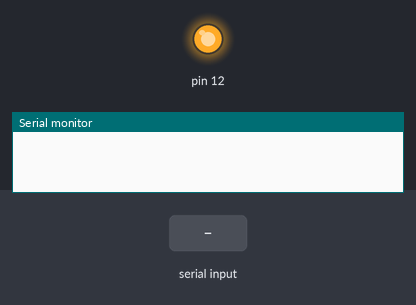
A sketch run on a simulated Arduino Uno, built with avr-gcc and run on an emulated ATmega328P. Parts: output pins drawn as LEDs (lit = HIGH), the last lines printed to the serial monitor. The inputs (shaded band) are chosen by the test bench.

Above: at 1.2 s.
1.3 s: "b" received over Serial
At 2.0 s:
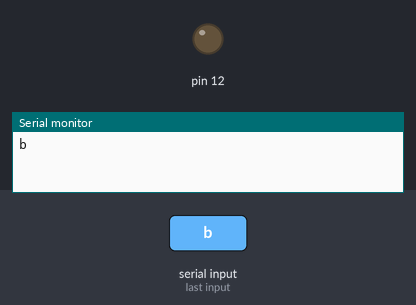
2.8 s: "a" received over Serial
At 3.1 s:
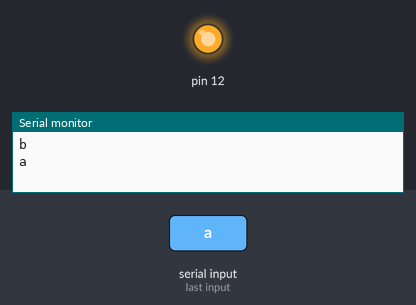
Timing chart, 0 to 5.8 s (numbered marks = the images above; inputs shaded):
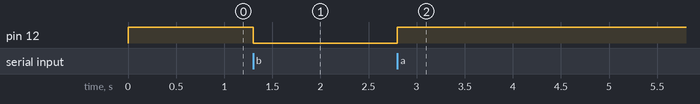

The sketch:

LightControlviaWiFi.ino
```cpp
/*
Arduino Light Control using Serial Commands
Created May 27, 2015
Hammad Tariq, Incubator (Pakistan)

It's a simple sketch which waits for a character on serial
and in case of a desirable character, it turns an LED on/off.

Possible string values:
a (to turn the LED of)
b (tor turn the LED on)
*/

char junk;
String inputString="";


void setup()                    // run once, when the sketch starts
{
 Serial.begin(115200);
 pinMode(12, OUTPUT);
 digitalWrite(12, HIGH);
}

void loop()
{
  if(Serial.available()){
  while(Serial.available())
    {
      char inChar = (char)Serial.read(); //read the input from serial
      inputString += inChar;
    }
    Serial.println(inputString);
    while (Serial.available() > 0)
    { junk = Serial.read() ; }      // clear the buffer
    if(inputString == "a"){     // in case of 'a', turn the LED off
      digitalWrite(12, HIGH);
    }else if(inputString == "b"){ // in case of 'b', turn the LED on
      digitalWrite(12, LOW);
    }
    inputString = "";
  }
}
```

Measured:
- after the input at 1.3 s, pin 12: HIGH → LOW at once
- after the input at 2.8 s, pin 12: LOW → HIGH at once
